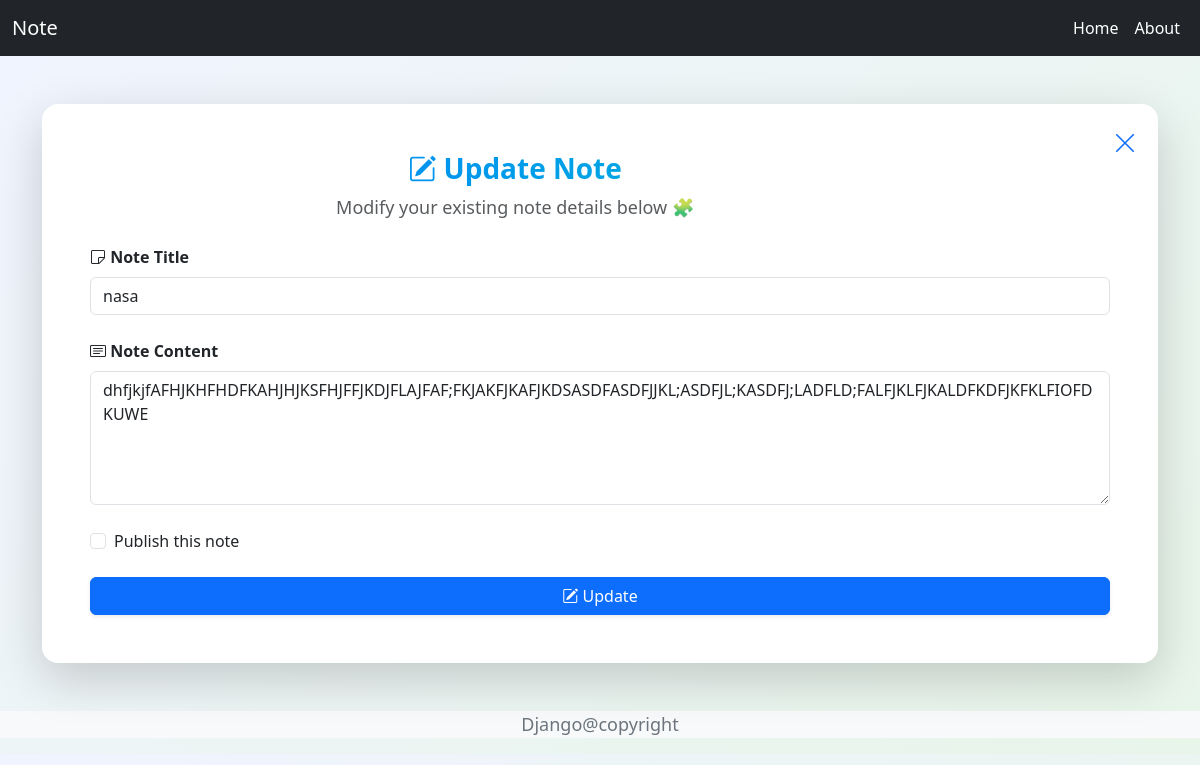
The app's page /rtemdj673992ft67jk42/edit/17/ with its own data.
### app/models.py (models this page shows)
class Note (models.Model):
    title = models.CharField(max_length=200)
    description = models.TextField()
    created_at = models.DateTimeField(auto_now_add=True)
    is_published = models.BooleanField(default=True)

### app/views.py (the view, shortened to what this page needs)
# urls.py: path('rtemdj673992ft67jk42/edit/<int:id>/', updateview, name='updateview_data'),
def updateview(request, id):
    note = get_object_or_404(Note, id=id)
    return render(request, 'component/edit_page.html', {"note": note})

### app/templates/component/edit_page.html (shortened to what this page needs)
{% extends 'base.html' %} {% block title %} {{ block.super }} - Update page {% endblock title %} {% block content %}
<div class="container py-5">
  <div class="card card-glass mx-auto p-5 shadow-lg border-0 rounded-4">
    <form action="{% url 'updateview_data' id=note.id %}" method="POST">
      <div class="container">
      <div class="row">
      <div class="col-md-10 text-center mb-4">
        <h3 class="fw-bold text-gradient">
          <i class="bi bi-pencil-square"></i> Update Note
        </h3>
        <p class="text-muted mb-0">Modify your existing note details below 🧩</p>
      </div>
      <div class="col-md-2 d-flex justify-content-end align-items-start">
        <a href="{% url 'home' %}" class="btn btn-link p-0" title="Cancel Edit" style="position: absolute; top: 20px; right: 20px;">
          <i class="bi bi-x-lg fs-4"></i>
        </a>
      </div>
      </div>
      </div>
      <div class="mb-4">
        <label for="title" class="form-label fw-semibold">
          <i class="bi bi-sticky"></i>
          Note Title
        </label>
        <input
          type="text"
          id="title"
          name="Title"
          class="form-control"
          placeholder="Enter your Note Title"
          value="{{ note.title }}"
          required
        />
      </div>
      <div class="mb-4">
        <label for="content" class="form-label fw-semibold">
          <i class="bi bi-card-text"></i> Note Content
        </label>
        <textarea
          id="content"
          name="Description"
          class="form-control"
          rows="5"
          placeholder="Write your note details here..."
          required
        >
{{ note.description }}</textarea
        >
      </div>
      <div class="form-check mb-3">
        <input
          class="form-check-input"
          type="checkbox"
          value="on"
          id="is_published"
          name="is_published"
        />
        <label class="form-check-label" for="is_published">
          Publish this note
        </label>
      </div>
      <div class="text-center mt-4">
        <button
          type="submit"
          style="width: 100%"
          class="btn btn-primary btn-rounded shadow-sm px-4"
        >
          <i class="bi bi-pencil-square"></i> Update
        </button>
      </div>
    </form>
  </div>
</div>
{% endblock content %}

### app/static/css/style.css (style rules this page uses)
body { background: linear-gradient(135deg, #f0f4ff, #e8f5e9); font-family: "Poppins", sans-serif; }
p { font-size: 18px; color: #6c757d; }
.card-glass { backdrop-filter: blur(12px); background: rgba(255, 255, 255, 0.85); border: none; box-shadow: 0 10px 25px rgba(0, 0, 0, 0.1); transition: all 0.3s ease-in-out; }
.form-control { border-radius: 12px; padding: 10px 14px; border: 1.5px solid #d9e0f0; }
.btn { border-radius: 20px; transition: all 0.3s ease; }
.btn-rounded { border-radius: 50px; padding: 8px 20px; }
.text-gradient { background: linear-gradient(90deg, #007bff, #00bcd4); -webkit-background-clip: text; -webkit-text-fill-color: transparent; }

### records on screen
Note: Title "nasa", Description "dhfjkjfAFHJKHFHDFKAHJHJKSFHJFFJKDJFLAJFAF;FKJAKFJKAFJKDSASDFASDFJJKL;ASDFJL;KASDFJ;LADFLD;FALFJKLFJKALDFKDFJKFKLFIOFDKUWE"
